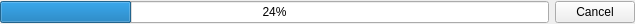
<?xml version="1.0" encoding="UTF-8"?>
<ui version="4.0">
 <class>ProgressBar</class>
 <widget class="QWidget" name="ProgressBar">
  <property name="geometry">
   <rect>
    <x>0</x>
    <y>0</y>
    <width>635</width>
    <height>24</height>
   </rect>
  </property>
  <property name="windowTitle">
   <string notr="true">ProgressBar</string>
  </property>
  <layout class="QHBoxLayout" name="horizontalLayout">
   <property name="leftMargin">
    <number>0</number>
   </property>
   <property name="topMargin">
    <number>0</number>
   </property>
   <property name="rightMargin">
    <number>0</number>
   </property>
   <property name="bottomMargin">
    <number>0</number>
   </property>
   <item>
    <widget class="QProgressBar" name="bar">
     <property name="value">
      <number>24</number>
     </property>
     <property name="alignment">
      <set>Qt::AlignCenter</set>
     </property>
    </widget>
   </item>
   <item>
    <widget class="QPushButton" name="button">
     <property name="text">
      <string>Cancel</string>
     </property>
    </widget>
   </item>
  </layout>
 </widget>
 <resources/>
 <connections/>
</ui>
